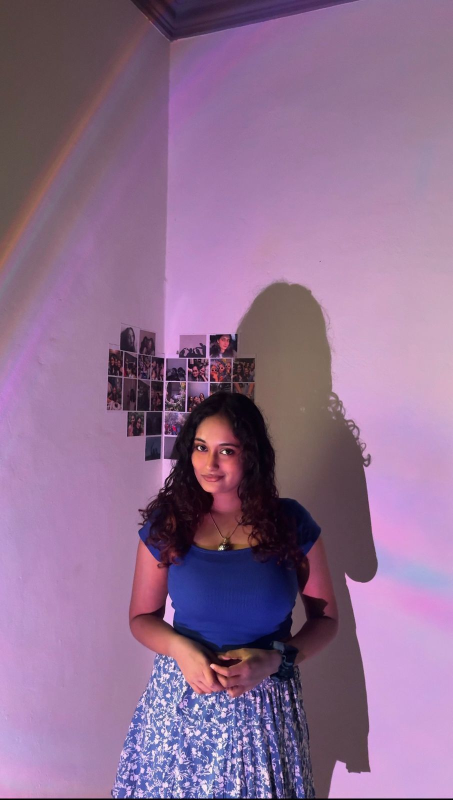
#> input picture images/minnu.jpg, 906 x 1600 px, given in place of the camera (shown at 1/2 size)
$ python motion_detect.py
#> lines starting #> are read from the running program, lines starting #| are printed output that depends on the picture; after the words box and inside, x2 and y2 are one past the last pixel; in counts of white or black regions, pixels touching at a corner belong together
import cv2
import time


cap = cv2.VideoCapture(0,cv2.CAP_V4L2)
cap.set(cv2.CAP_PROP_FRAME_WIDTH,1280)
cap.set(cv2.CAP_PROP_FRAME_HEIGHT,720)
time.sleep(0.5)

if not cap.isOpened():
    print("error")
else:
    print("Video Live")

    #Background Subtractor config:
    backsub = cv2.createBackgroundSubtractorMOG2(

        history = 300,
        varThreshold = 25,
        detectShadows = True

    )

    while True:

        status, frame = cap.read()
#> frame is the input picture: shape (1600, 906, 3); mean B, G, R 144.9, 110.9, 143.7

        frame = cv2.flip(frame, 1)
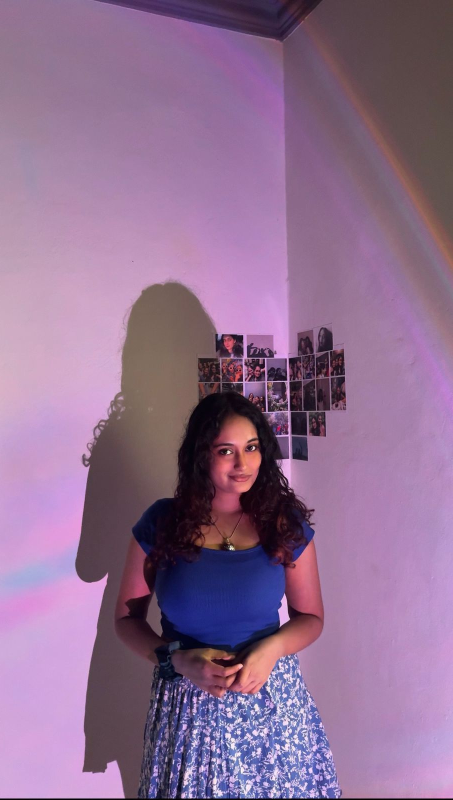
#> frame: shape (1600, 906, 3) (shown at 1/2 size); mean B, G, R 144.9, 110.9, 143.7
        #0 for vertical mirror and -1 for both horrizontal and veritcal mirror


        if not status:
            continue

        Mask_img = backsub.apply(frame, learningRate = 0.001)#if rate is zero then it basically just detects the motion no more learning
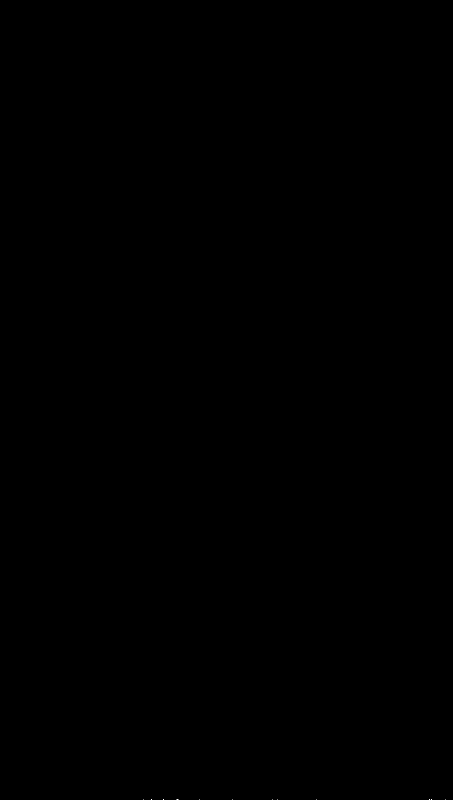
#> Mask_img: shape (1600, 906) (shown at 1/2 size); values 127 (black) and 255 (white), 0% white in thin lines or dots, all inside (x1, y1, x2, y2) = (286, 1598, 891, 1600)
        #current prefered rate = 0.001 in dim lit room(or almost dark room)
        #threshold config for Mask
        _, threshold_img = cv2.threshold(
            Mask_img,
            250,#choose either 250 or 252
            255,
            cv2.THRESH_BINARY
        )


        #Kernel tool config(remember kernel is a tool cant make any changes on its own)
        kernel =  cv2.getStructuringElement(
            cv2.MORPH_ELLIPSE,
            (5,5)
        )

        #Morphology config

        clean = cv2.morphologyEx(
            threshold_img,
            cv2.MORPH_OPEN,
            kernel,
            iterations = 1
        )
#> clean: shape (1600, 906); every value is 0

        clean1 = cv2.morphologyEx(
            clean,
            cv2.MORPH_DILATE,
            kernel,
            iterations =2
        )


        clean2 =  cv2.morphologyEx(
            clean1,
            cv2.MORPH_CLOSE,
            kernel,
            iterations = 2
        )


        #Contour config
        contour, _ = cv2.findContours(
            clean2,
            cv2.RETR_EXTERNAL,
            cv2.CHAIN_APPROX_SIMPLE
        )
#> contour = []

        #minimum area of pixels for it to be considered as an object
        Minimum_area = 500

        for c  in contour:
            area = cv2.contourArea(c)

            if area < Minimum_area:
                continue


            #Bounded region of object
            x,y,w,h = cv2.boundingRect(c)

            #Centre
            centre_x = x + (w//2)
            centre_y = y + (h//2)

            cv2.rectangle(
                frame,
                (x,y),
                (x+w,y+h),
                (0,255,0),
                2
            )

            cv2.circle(
                frame,
                (centre_x,centre_y),
                4,
                (0,0,255),
                -1

            )
#> this loop made 0 passes


        cv2.imshow("background Mask",threshold_img)
        cv2.imshow("Post Morphology",clean2)
        cv2.imshow("live",frame)


        if cv2.waitKey(1) & 0xFF == ord('q'):
#> (key q is pressed here)
            break


cap.release()
cv2.destroyAllWindows()
